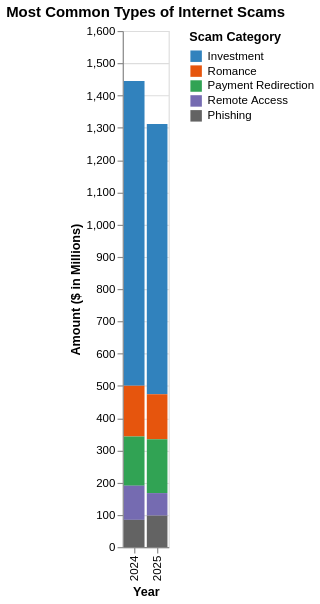

Describe this chart as a Vega-Lite specification.
### Vega-Lite specification from a JSON file in a GitHub repository (floating-point values rounded to 4 significant figures)
{"$schema": "https://vega.github.io/schema/vega-lite/v5.json", "title": "Most Common Types of Internet Scams", "width": "container", "height": 450, "data": {"values": [{"year": "2024", "category": "Investment", "amount": 945}, {"year": "2024", "category": "Romance", "amount": 156.8}, {"year": "2024", "category": "Payment Redirection", "amount": 152.6}, {"year": "2024", "category": "Remote Access", "amount": 106}, {"year": "2024", "category": "Phishing", "amount": 84.5}, {"year": "2025", "category": "Investment", "amount": 837.7}, {"year": "2025", "category": "Romance", "amount": 139.9}, {"year": "2025", "category": "Payment Redirection", "amount": 166.8}, {"year": "2025", "category": "Remote Access", "amount": 69.9}, {"year": "2025", "category": "Phishing", "amount": 97.6}]}, "mark": "bar", "encoding": {"x": {"field": "year", "type": "ordinal", "title": "Year"}, "y": {"field": "amount", "type": "quantitative", "title": "Amount ($ in Millions)"}, "color": {"field": "category", "type": "nominal", "title": "Scam Category", "scale": {"domain": ["Investment", "Romance", "Payment Redirection", "Remote Access", "Phishing"], "range": ["#3182bd", "#e6550d", "#31a354", "#756bb1", "#636363"]}}, "tooltip": [{"field": "year", "type": "ordinal", "title": "Year"}, {"field": "category", "type": "nominal", "title": "Category"}, {"field": "amount", "type": "quantitative", "format": "$,.1f", "title": "Amount ($M)"}]}}
